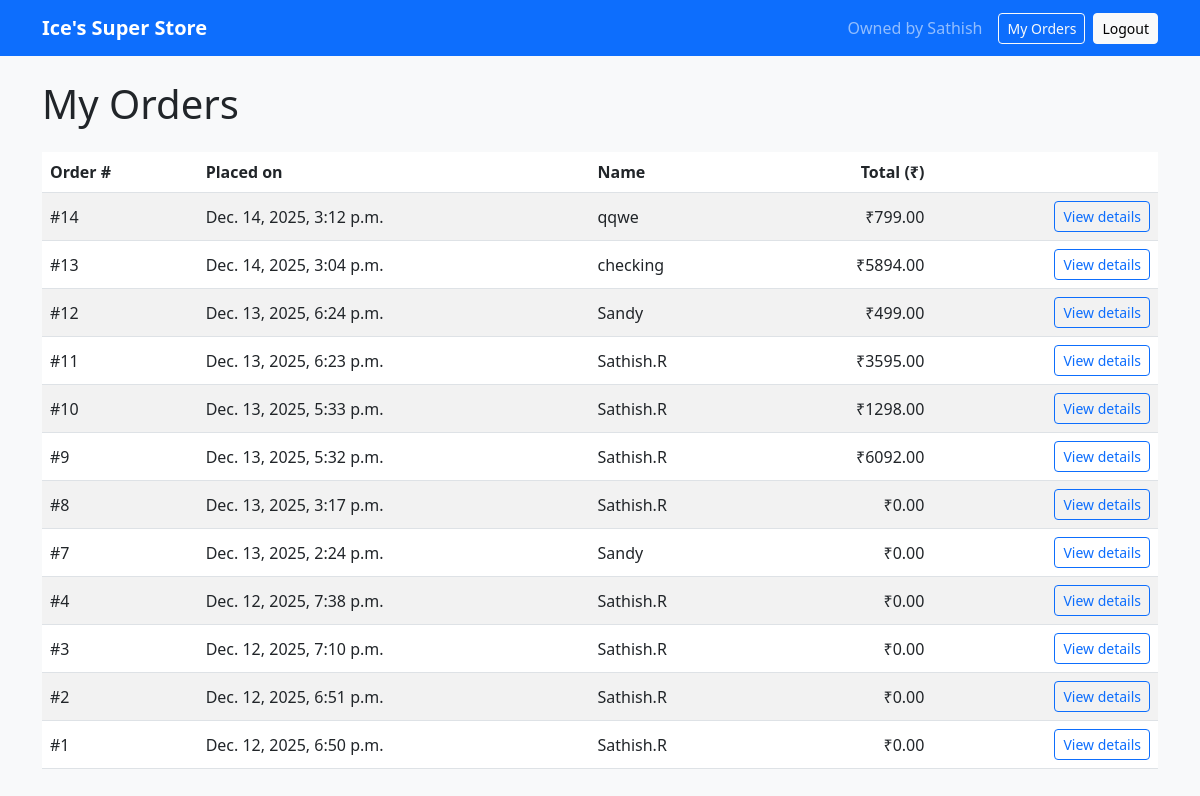
/my-orders/ (signed in), run on the app's committed database.
### store/models.py (models this page shows, shortened)
class Order(models.Model):
    user = models.ForeignKey(User, on_delete=models.CASCADE, null=True, blank=True)
    full_name = models.CharField(max_length=100)
    address = models.TextField()
    phone = models.CharField(max_length=15, blank=True)
    payment_method = models.CharField(max_length=20, default='cash')
    total = models.DecimalField(max_digits=10, decimal_places=2, default=0)
    created_at = models.DateTimeField(auto_now_add=True)

### store/views.py (the view)
# urls.py: path('my-orders/', views.my_orders, name='my_orders'),
@login_required(login_url='login')
def my_orders(request):
    orders = Order.objects.filter(user=request.user).order_by('-created_at')
    return render(request, 'store/my_orders.html', {'orders': orders})

### store/templates/store/my_orders.html (shortened to what this page needs)
{% extends "store/base.html" %}
{% block content %}
<h1 class="mb-4">My Orders</h1>
{% if orders %}
<div class="table-responsive">
    <table class="table table-striped align-middle">
        <thead>
            <tr>
                <th>Order #</th>
                <th>Placed on</th>
                <th>Name</th>
                <th class="text-end">Total (₹)</th>
                <th></th>
            </tr>
        </thead>
        <tbody>
            {% for order in orders %}
            <tr>
                <td>#{{ order.id }}</td>
                <td>{{ order.created_at }}</td>
                <td>{{ order.full_name }}</td>
                <td class="text-end">₹{{ order.total }}</td>
                <td class="text-end">
                    <a href="{% url 'order_detail' order.id %}"
                       class="btn btn-sm btn-outline-primary">
                        View details
                    </a>
                </td>
            </tr>
            {% endfor %}
        </tbody>
    </table>
</div>
{% else %}
<p>You have no orders yet.</p>
<a href="{% url 'product_list' %}" class="btn btn-primary mt-3">
    Start shopping
</a>
{% endif %}
{% endblock %}

### store/templates/store/base.html (shortened to what this page needs)
<!DOCTYPE html>
<html>
<head>
    <link
    href="https://cdn.jsdelivr.net/npm/bootstrap@5.3.0/dist/css/bootstrap.min.css" rel="stylesheet">
</head>
<body class="bg-light">
<nav class="navbar navbar-dark bg-primary">
    <div class="container">
        <a class="navbar-brand fw-bold" href="{% url 'product_list' %}">
             Ice's Super Store
        </a>
        <div class="ms-auto d-flex align-items-center">
            <span class="navbar-text me-3">
                Owned by Sathish
            </span>
            {% if user.is_authenticated %}
                <a href="{% url 'my_orders' %}" class="btn btn-outline-light btn-sm me-2">My Orders</a>
                <a href="{% url 'logout' %}" class="btn btn-light btn-sm">Logout</a>
            {% else %}
                <a href="{% url 'login' %}" class="btn btn-light btn-sm me-2">Login</a>
                <a href="{% url 'register' %}" class="btn btn-outline-light btn-sm">Register</a>
            {% endif %}
        </div>
    </div>
</nav>
<div class="container mt-4">
    {% block content %}{% endblock %}
</div>
</body>
</html>

### data on the page
Order: id "14", created_at "Dec. 14, 2025, 3:12 p.m.", full_name "qqwe", total "799.00"
Order: id "13", created_at "Dec. 14, 2025, 3:04 p.m.", full_name "checking", total "5894.00"
Order: id "12", created_at "Dec. 13, 2025, 6:24 p.m.", full_name "Sandy", total "499.00"
Order: id "11", created_at "Dec. 13, 2025, 6:23 p.m.", full_name "Sathish.R", total "3595.00"
Order: id "10", created_at "Dec. 13, 2025, 5:33 p.m.", full_name "Sathish.R", total "1298.00"
Order: id "9", created_at "Dec. 13, 2025, 5:32 p.m.", full_name "Sathish.R", total "6092.00"
Order: id "8", created_at "Dec. 13, 2025, 3:17 p.m.", full_name "Sathish.R", total "0.00"
Order: id "7", created_at "Dec. 13, 2025, 2:24 p.m.", full_name "Sandy", total "0.00"
Order: id "4", created_at "Dec. 12, 2025, 7:38 p.m.", full_name "Sathish.R", total "0.00"
Order: id "3", created_at "Dec. 12, 2025, 7:10 p.m.", full_name "Sathish.R", total "0.00"
Order: id "2", created_at "Dec. 12, 2025, 6:51 p.m.", full_name "Sathish.R", total "0.00"
Order: id "1", created_at "Dec. 12, 2025, 6:50 p.m.", full_name "Sathish.R", total "0.00"
